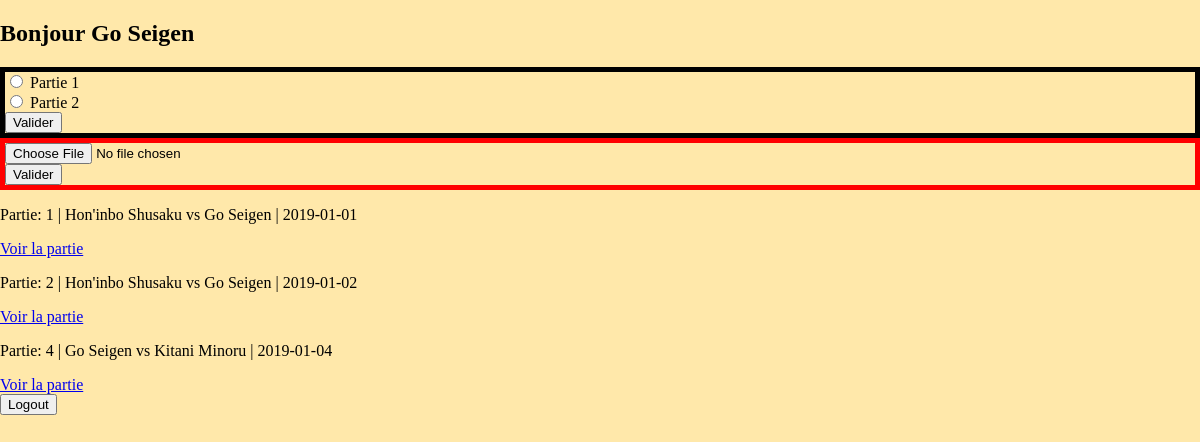
Screenshot of / (signed in) with the database file from the repository.
### tables this page shows
CREATE TABLE IF NOT EXISTS `games` (
  `id` int(11) NOT NULL AUTO_INCREMENT,
  `json` json NOT NULL,
  `id_player1` int(11) NOT NULL,
  `id_player2` int(11) NOT NULL,
  `date` date NOT NULL,
  PRIMARY KEY (`id`),
  KEY `id_player1` (`id_player1`),
  KEY `id_player2` (`id_player2`)
);

CREATE TABLE IF NOT EXISTS `players` (
  `id` int(11) NOT NULL AUTO_INCREMENT,
  `mail` varchar(50) NOT NULL,
  `password` varchar(255) NOT NULL,
  `name` varchar(50) NOT NULL,
  `surname` varchar(50) NOT NULL,
  `rank` int(11) NOT NULL,
  PRIMARY KEY (`id`),
  KEY `mail` (`mail`)
);

### controller/frontend.php (called while the page is built, shortened)
<?php
require('model/frontend.php');
function displayMenu() {
	$games = getLastGames();
	require('view/frontend/loadGameForm.php');
}

### model/frontend.php (called while the page is built, shortened)
<?php
function getLastGames() {
	try {
		$go_bdd = new PDO('mysql:host=localhost;dbname=go_games;charset=utf8', 'root', '');
	}
	catch (Exception $e) {
		die('Erreur : ' . $e->getMessages());
	}
	$request = $go_bdd->prepare('SELECT games.id,games.json,games.date,playerone.name as p1name,playerone.surname as p1surname,playertwo.name as p2name,playertwo.surname as p2surname FROM games JOIN players AS playerone ON games.id_player1 = playerone.id JOIN players playertwo ON games.id_player2 = playertwo.id WHERE playerone.id = :userId OR playertwo.id = :userId LIMIT 10');
	$request->execute(array(
		'userId' => $_SESSION['userId']
	));
	return $request;
}

### view/frontend/loadGameForm.php (the view, shortened to what this page needs)
<h2>Bonjour <?= $_SESSION['userName'] . " " . $_SESSION['userSurname'] ?></h2>
<div style='border: 5px solid black'>
    <form method="post" action="index.php">
        <input type="radio" name="game" value="game1"> Partie 1<br>
        <input type="radio" name="game" value="game2"> Partie 2<br>
        <input type="submit" value="Valider"/>
    </form>
</div>
<div style='border: 5px solid red'>
    <form method="post" action="index.php" enctype="multipart/form-data">
        <input type="file" name="game"/><br>
        <input type="submit" value="Valider"/>
    </form>
</div>
<?php
while ($game = $games->fetch()) {
	$link = "\"index.php?getGame=" . $game['id'] . "\"";
?>
	<p> Partie: <?= $game['id']; ?> | <?= $game['p1name'] . " " . $game['p1surname']; ?> vs <?= $game['p2name'] . " " . $game['p2surname']; ?> | <?= $game['date']; ?></p><a href=<?= $link; ?>>Voir la partie</a>
<?php
}
require('view/template.php');
?>

### css/goban.css (style rules this page uses)
body { margin: 0 ; background: #FFE8AA; }

### rows the page displays
games: id "1", id_player1.name "Hon'inbo", id_player1.surname "Shusaku", id_player2.name "Go", id_player2.surname "Seigen", date "2019-01-01"
games: id "2", id_player1.name "Hon'inbo", id_player1.surname "Shusaku", id_player2.name "Go", id_player2.surname "Seigen", date "2019-01-02"
games: id "4", id_player1.name "Go", id_player1.surname "Seigen", id_player2.name "Kitani", id_player2.surname "Minoru", date "2019-01-04"

### other values shown
$_SESSION['userName'] "Go"
$_SESSION['userSurname'] "Seigen"
